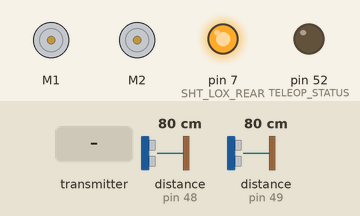
Bench run of a sketch on a simulated Arduino Mega 2560, built with avr-gcc and run on an emulated ATmega2560. Shown: 2 × DC motor (green arrow = forward, orange = backward, longer = faster), output pins drawn as LEDs (lit = HIGH). The inputs (shaded band) are chosen by the test bench; at power-on: distance to the obstacle (sensors on pin 48, pin 49) 80 cm. The ROS host is connected and sends only what is stated; what the sketch prints to the serial monitor is not drawn.

Above: at 1.4 s.
1.5 s: the transmitter starts sending readChannel.4 = 2000
At 2.7 s:
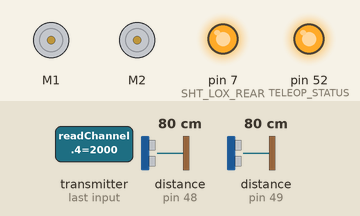
3.1 s: the transmitter starts sending readChannel.4 = 1000
At 3.8 s:
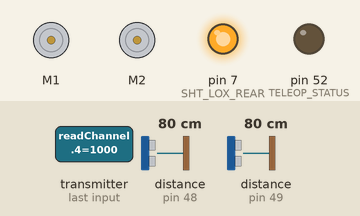
Timing chart, 0 to 6.1 s (numbered marks = the images above; inputs shaded):
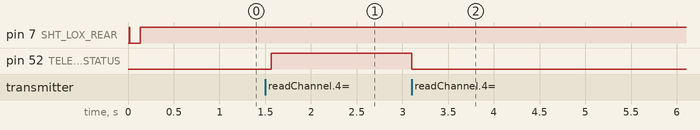

The sketch:

sawppy_rover_rosserial_VNH5019_FSi6_control.ino
```cpp
#include <IBusBM.h>
#include <stdlib.h>
#include <SPI.h>
#include "Adafruit_VL53L0X.h"

//motor control for Tenacity using the VNH5019 with an FS-16X RC Controller
//Using the VNH5019 Motor Shield Library and IBus Library
//Control flow gets flipped around
//Motor control goes right from FS-16 into VNH5019, skipping /joy & rosserial
//Publish steering data into /cmd_vel and teleop_corner_twist.py will take care of the rest

//The VL53L0X sensors are used for cliff detection

#include <ros.h>
#include <ros/time.h>
#include <tf/tf.h>
#include <tf/transform_broadcaster.h>

#include <std_msgs/String.h>
#include <std_msgs/Empty.h>
#include <std_msgs/Int32.h>
#include <std_msgs/Float64.h>
#include <geometry_msgs/Twist.h>
#include <sensor_msgs/Joy.h>
#include <sensor_msgs/Range.h>

#include "DualVNH5019MotorShield.h"

#define encoder_1_A 38
#define encoder_1_B 40

#define encoder_2_A 42
#define encoder_2_B 44

#define encoder_4_A 25 //21
#define encoder_4_B 24 //20

#define encoder_3_A 23 //19
#define encoder_3_B 22 //18

#define TELEOP_STATUS 52

#define SPEED_MIN 50
#define SPEED_CRUISE 150
#define SPEED_FAST 250
#define SPEED_MAX 400

// define SHUT pins for VLX sensors
#define SHT_LOX_FRONT 6
#define SHT_LOX_REAR 7

//define I2C addresses for the VLX sensors
#define LOX_FRONT_ADDRESS 0x30
#define LOX_REAR_ADDRESS 0x31

/*
 *   Motor labeling/numbering is as follows:
 *      FRONT
 *  [1][A] [2][B]
 *    \\   //
 *[3][C]== ==[4][D]
 *    //   \\
 *[5][E]     [6][F]
 *      REAR
 */

    int rotDirection = 0;
    int pressed = false;

    float twist_linear=0.0;
    float twist_angular=0.0;

// variables will change:
    int buttonState = 0;         // variable for reading the pushbutton status
    int buttonPos = 0;

    boolean in_place = false;
    int tip_dir = 0;
    unsigned long e3a_ts;
    unsigned long e3b_ts;
    unsigned long e4a_ts;
    unsigned long e4b_ts;

geometry_msgs::TransformStamped t;
tf::TransformBroadcaster broadcaster;

ros::NodeHandle nh;

//std_msgs::String tip_state_msg;
char tip_state_str[9]="inactive";
char fsi_msg_str[80];
char vlx_msg_str[80];

std_msgs::Int32 left_ticks_out;
std_msgs::Int32 right_ticks_out;
std_msgs::String fsi_msg;
std_msgs::Float64 pan_cmd_msg;
std_msgs::Float64 tilt_cmd_msg;

const geometry_msgs::Twist vel_msg;

sensor_msgs::Range vlx_front_msg;
sensor_msgs::Range vlx_rear_msg;

float cliff_max = 0.60;

volatile long left_ticks=0;
volatile long right_ticks=0;

DualVNH5019MotorShield md;

// objects for the vl53l0x
Adafruit_VL53L0X lox_front = Adafruit_VL53L0X();
Adafruit_VL53L0X lox_rear = Adafruit_VL53L0X();

// this holds the measurement
VL53L0X_RangingMeasurementData_t measure_front;
VL53L0X_RangingMeasurementData_t measure_rear;


IBusBM IBus; // IBus object for receivig signals from transmitter/receiver

//ros::Subscriber<geometry_msgs::Twist> sub_twist("cmd_vel", TwistCb);
ros::Publisher drive_pub("cmd_vel",&vel_msg);
ros::Publisher fsi_pub("flysky",&fsi_msg);

//Control happens inside the iBus node now and output goes right to the motors, so there is "no Joy"
//ros::Subscriber<sensor_msgs::Joy> sub_joy("joy", JoyModeCb);

//ros::Publisher left_enc_pub("left_ticks",&left_ticks_out);
//ros::Publisher right_enc_pub("right_ticks",&right_ticks_out);
ros::Publisher tilt_pub("mastcam_tilt_controller/command",&tilt_cmd_msg);
ros::Publisher pan_pub("mastcam_pan_controller/command",&pan_cmd_msg);
ros::Publisher vlx_front_pub("vlx/front_cliff",&vlx_front_msg);
ros::Publisher vlx_rear_pub("vlx/rear_cliff",&vlx_rear_msg);

void left_enc_Cb() {

  e3a_ts = micros();

  if (digitalRead(encoder_3_A) && !digitalRead(encoder_3_B)) {
      left_ticks++;
  }

  if (digitalRead(encoder_3_A) && digitalRead(encoder_3_B)){
      left_ticks--;
  }

}

void right_enc_Cb() {

  e4a_ts = micros();
  if (digitalRead(encoder_4_A) && !digitalRead(encoder_4_B)) {
      right_ticks++;
  }

  if (digitalRead(encoder_4_A) && digitalRead(encoder_4_B)){
      right_ticks--;
  }

}

void vlx_remap_IDs() {
  Serial3.println("Reached setID");
  // all reset
  digitalWrite(SHT_LOX_FRONT, LOW);
  digitalWrite(SHT_LOX_REAR, LOW);
  delay(10);
  // all unreset
  digitalWrite(SHT_LOX_FRONT, HIGH);
  digitalWrite(SHT_LOX_REAR, HIGH);
  delay(10);

  // activating LOX1 and resetting LOX2
  digitalWrite(SHT_LOX_FRONT, HIGH);
  digitalWrite(SHT_LOX_REAR, LOW);

  pinMode(SHT_LOX_FRONT,INPUT);
  // initing LOX1
  if(!lox_front.begin(LOX_FRONT_ADDRESS,true)) {
    Serial3.println(F("Failed to boot first VL53L0X"));
    while(1);
  }
  delay(10);
  Serial3.println(F("Started first VL53L0X"));
  delay(100);

  // activating LOX2
  digitalWrite(SHT_LOX_REAR, HIGH);
  delay(10);

  pinMode(SHT_LOX_REAR,INPUT);
  //initing LOX2
  if(!lox_rear.begin(LOX_REAR_ADDRESS,true)) {
    Serial3.println(F("Failed to boot second VL53L0X"));
    while(1);
  }
    Serial3.println(F("Started second VL53L0X"));
    delay(100);
}

void setup() {

// Set up encoder interrupts

   pinMode(encoder_3_A,INPUT_PULLUP);
   pinMode(encoder_3_B,INPUT_PULLUP);

   pinMode(encoder_4_A,INPUT_PULLUP);
   pinMode(encoder_4_B,INPUT_PULLUP);

   attachInterrupt(digitalPinToInterrupt(encoder_3_A),left_enc_Cb,RISING);
   attachInterrupt(digitalPinToInterrupt(encoder_4_A),right_enc_Cb,RISING);

   pinMode(TELEOP_STATUS,OUTPUT);

   digitalWrite(TELEOP_STATUS,LOW);

   //Start Serial interfaces early
   //Serial.begin(115200);
   Serial.begin(57600);
    //debug serial
   Serial3.begin(115200);
   // Init iBus
   IBus.begin(Serial2);    // iBUS connected to Serial2
                            // but only uses pin 17(RX)
  pinMode(SHT_LOX_FRONT, OUTPUT);
  pinMode(SHT_LOX_REAR, OUTPUT);

  Serial.println("Shutdown pins on VLX triggered");

  digitalWrite(SHT_LOX_FRONT, LOW);
  digitalWrite(SHT_LOX_REAR, LOW);

  Serial.println("Both in reset mode...(pins are low)");

   //VLX sensors come with the same I2C address by default, so we have to remap those.
   vlx_remap_IDs();

  //Fill out the .data fields of the VLX Range msgs

  vlx_front_msg.radiation_type=sensor_msgs::Range::INFRARED;
  vlx_front_msg.field_of_view = 0.44; //25 degrees
  vlx_front_msg.min_range = 0.03;
  vlx_front_msg.max_range = 8.20;

  vlx_rear_msg.radiation_type=sensor_msgs::Range::INFRARED;
  vlx_rear_msg.field_of_view = 0.44; //25 degrees
  vlx_rear_msg.min_range = 0.03;
  vlx_rear_msg.max_range = 8.20;

  //init the ROS nodes

    nh.initNode();
//    nh.advertise(left_enc_pub);
//    nh.advertise(right_enc_pub);
    nh.advertise(drive_pub);
    nh.advertise(fsi_pub);
    nh.advertise(tilt_pub);
    nh.advertise(pan_pub);
    nh.advertise(vlx_front_pub);
    nh.advertise(vlx_rear_pub);
    md.init();

    geometry_msgs::Twist start_tw;
      start_tw.linear.x= 0.0;
      start_tw.linear.y=0.0;
      start_tw.linear.z=0.0;

      start_tw.angular.z= 0.0;
      start_tw.angular.x= 0.0;
      start_tw.angular.y= 0.0;
 }

 //We make direct calls to manipulate the motors for speed
 //as function calls can be expensive time-wise

 void loop() {

     int drive_cmd=1024;
     float drive_speed=0.0;
     float drive_angle=0.0;
     int drive_dir=0;
     int dirbtn=0;
//int rcvals={0,0,0,0,0,0,0,0,0,0};
     int rcval_safety=0;
     int rcval_z=0;
     int rcval_x=0;
     int rcval_pan=0;
     int rcval_tilt=0;
     int rcval_autonomy=0;

     float linear_x=0.0;
     float angular_z=0.0;
     float mastcam_tilt=0.0;
     float mastcam_pan=0.0;

     float vlx_front_range=0.0;
     float vlx_rear_range=0.0;

     int tip_dir=0;
     int tip_state=0;

   //  long leftTick,rightTick;

    //  drive_speed = twist_linear * SPEED_FAST;
    //Channels:
    //Channels on the controller are 1-based
    //   Channel 0 - Right Stick lateral controls yaw
    //   Channel 2 - Left Stick Up/Down controls X(forward) velocity
    //   Channel 4 - Safety Switch. Motors are disabled in the up position, enabled with it down.
    //   Channel 5 - Turn-in-place toggle. Up TIP mode is disabled, down enabled.
    //   Channel 8 - mastcam pan
    //   Channel 9 - mastcam tilt
    //   Channel 6 - Fault Toggle. run - middle up - ACK down - do clearing action
    //   Channel 7 - Autonomy Mode

      rcval_z = readChannel(0,-60,60,0);
      rcval_x = readChannel(2,-100,100,0);
      rcval_safety=readSwitch(4,false); //SWA
      tip_state = readSwitch(5,false);  //SWB

    if(rcval_safety == 1) {
       digitalWrite(TELEOP_STATUS,HIGH);
    } else {
       digitalWrite(TELEOP_STATUS,LOW);
    }

    //mastcam channels
      rcval_pan = readChannel(8,-100,100,0);  //VRA dial
      rcval_tilt = readChannel(9,-100,100,0); //VRB dial
      rcval_autonomy = readSwitch(7,false); //SWD

    // read VLX for cliff state
    VL53L0X_RangingMeasurementData_t measure_front;
    VL53L0X_RangingMeasurementData_t measure_rear;

    lox_front.rangingTest(&measure_front, false);
    lox_rear.rangingTest(&measure_rear,false);

    if (measure_front.RangeStatus != 4) {  // phase failures have incorrect data
       vlx_front_range = measure_front.RangeMilliMeter;
       vlx_front_msg.range = measure_front.RangeMilliMeter/1000.0f;
    }

    if (measure_rear.RangeStatus !=4) {
       vlx_rear_range = measure_rear.RangeMilliMeter;
       vlx_rear_msg.range = measure_rear.RangeMilliMeter/1000.0f;
    }

    //Publish cliff sensor data constantly
   // sprintf(vlx_msg_str,"vlx_front:%f vlx_rear:%f",vlx_front_msg.range,vlx_rear_msg.range);
    vlx_front_pub.publish(&vlx_front_msg);
    vlx_rear_pub.publish(&vlx_rear_msg);

   //Drive Speed is a direct map between IBUS controller values and VNH Controller values
   //Not relying on /joy value translation

   drive_speed = map(rcval_x,-100,100,-250,250);

   linear_x = rcval_x * 0.01;
   angular_z = rcval_z * 0.01;

   mastcam_pan = rcval_pan *0.01;
   mastcam_tilt = rcval_tilt *0.01;
   sprintf(fsi_msg_str,"%d %d %d %d %d",rcval_x,rcval_z,tip_state,rcval_tilt,rcval_safety);
   Serial3.print("FSI:");
   Serial3.println(fsi_msg_str);
   Serial3.print("VLX: vlx_front:");
   Serial3.print(vlx_front_range);
   Serial3.print("vlx_rear:");
   Serial3.println(vlx_rear_range);

   if (tip_state == 1) {
       in_place = true;
       tip_dir = readSwitch(7,false);

   } else {
       in_place = false;
   }
   //Check to see if Drive Safety has been engaged
   //Flipping this up should cut the motors immediately.
   if (rcval_safety == 1) {
     if (vlx_front_msg.range < cliff_max) {
      md.setM1Speed(drive_speed);
      md.setM2Speed(drive_speed);
     } else {
       linear_x = 0.00;
       //angular_z = 0.00;
       md.setM1Speed(0);
       md.setM2Speed(0);

       //Continue to read data off the iBus and dump it on the floor while the cliff sensor is triggered.
       readChannel(0,-60,60,0);
       readChannel(2,-100,100,0);
     }

//Check for turn-in-place flag
       if (drive_speed == 0) {
            if  (in_place) {
              if (tip_dir == -1) {
                //TIP to the left
                    //Left Side goes in reverse
                    md.setM1Speed(SPEED_CRUISE*-1);

                    //Right Side goes forward
                    md.setM2Speed(SPEED_CRUISE);
                }

                if (tip_dir == 1) {
                //TIP to the right
                    //Left Side goes forward
                    md.setM1Speed(SPEED_CRUISE);

                    //Right Side goes in reverse
                    md.setM2Speed(SPEED_CRUISE*-1);
                }
            }

           //If horizontal and angular twist are 0, stop the motors.
           //We send a 0 to the motor controller to zero-out any residual PWM
           if ( (rcval_z == 0) && (!in_place)) {
            md.setM1Speed(0);
            md.setM2Speed(0);
           }
            delay(10);
            //See if we can live without this
            //Spin should happen at the bottom of the control loop
            //nh.spinOnce();
       }
   } else {
           linear_x=0.00;
           drive_speed=0.00;
   }
     //make sure we publish motor topics outside of rcval check so we don't starve subscribers
     //if we're in a safety condition, we should zero out the Twist message vs. not publishing
  /*
       left_ticks_out.data=left_ticks;
       right_ticks_out.data=right_ticks;

       left_enc_pub.publish(&left_ticks_out);
       right_enc_pub.publish(&right_ticks_out);

   */

      // cmd_vel publish
      geometry_msgs::Twist tw;

      tw.linear.x= linear_x;
      tw.linear.y=0.0;
      tw.linear.z=0.0;

      tw.angular.z= angular_z;
      tw.angular.x= 0.0;
      tw.angular.y= 0.0;

      tilt_cmd_msg.data=mastcam_tilt;
      pan_cmd_msg.data=mastcam_pan;

      fsi_msg.data = fsi_msg_str;

      drive_pub.publish(&tw);
      fsi_pub.publish(&fsi_msg);

      tilt_pub.publish(&tilt_cmd_msg);
      pan_pub.publish(&pan_cmd_msg);

       nh.spinOnce();
 }

int readChannel(byte channelInput, int minLimit, int maxLimit, int defaultValue) {
  uint16_t ch = IBus.readChannel(channelInput);
  if (ch < 100) return defaultValue;
  return map(ch, 1000, 2000, minLimit, maxLimit);
}
bool readSwitch(byte channelInput, bool defaultValue) {
  int intDefaultValue = (defaultValue) ? 100 : 0;
  int ch = readChannel(channelInput, 0, 100, intDefaultValue);
  return (ch > 50);
}
```

Measured:
- after the input at 1.5 s, pin 52 (TELEOP_STATUS): LOW → HIGH after 0.07 s
- after the input at 3.1 s, pin 52 (TELEOP_STATUS): HIGH → LOW at once
